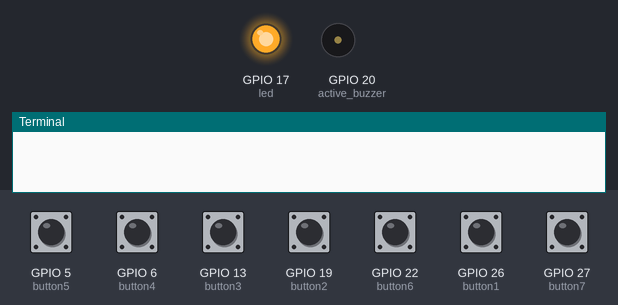
The program below on a simulated Raspberry Pi (BCM pin numbers). Shown: output pins drawn as LEDs (lit = HIGH), buzzer (waves = sounding, pin HIGH), the last lines printed to the terminal. The inputs (shaded band) are chosen by the test bench; at power-on: GPIO 5 (button5), GPIO 6 (button4), GPIO 13 (button3), GPIO 19 (button2), GPIO 22 (button6), GPIO 26 (button1), GPIO 27 (button7) HIGH. At 4.4 s the program stops and its outputs stay as they are.

Above: at 1.2 s.
1.3 s: GPIO 6 (button4) pulled LOW for 0.15 s
At 2.0 s:
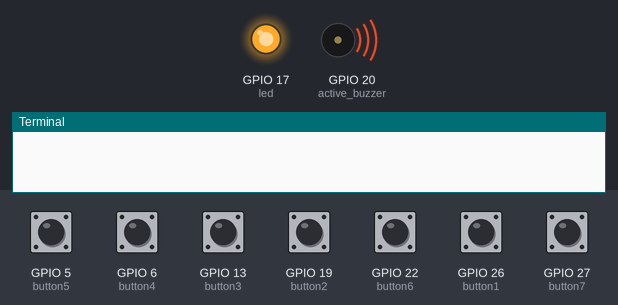
4.4 s: GPIO 27 (button7) pulled LOW for 0.15 s
At 5.5 s:
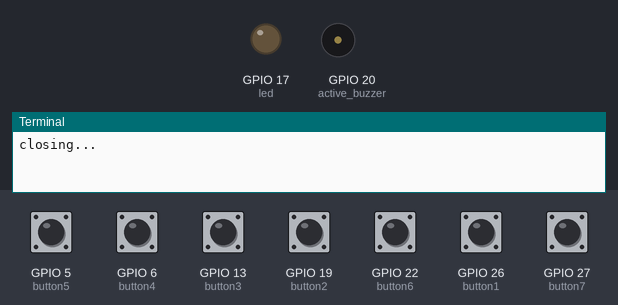
Timing chart, 0 to 5.9 s (numbered marks = the images above; inputs shaded):
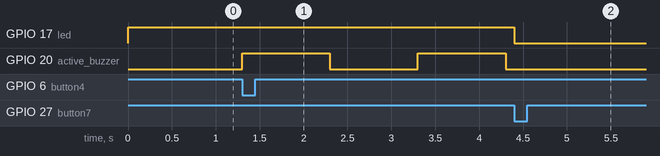

Measured:
- after the input at 1.3 s, GPIO 20 (active_buzzer): alternates HIGH for 1.0 s and LOW for 1.0 s, starting at once
- after the input at 4.4 s, GPIO 17 (led): HIGH → LOW at once; GPIO 20 (active_buzzer): stays LOW (without the input it goes to HIGH after 0.90 s)

The program:

main.py
```python
#!/usr/bin/python3

import gpiozero
import time

def main():
    led = gpiozero.LED(17)
    led.on() # light when app is running

    active_buzzer = gpiozero.Buzzer(20)

    button1 = gpiozero.Button(26)
    button2 = gpiozero.Button(19)
    button3 = gpiozero.Button(13)
    button4 = gpiozero.Button(6)
    button5 = gpiozero.Button(5)
    button6 = gpiozero.Button(22)
    button7 = gpiozero.Button(27)

    button1.when_pressed = active_buzzer.toggle
    button2.when_pressed = active_buzzer.on
    button3.when_pressed = active_buzzer.off
    button4.when_pressed = active_buzzer.beep
    button5.when_pressed = lambda: active_buzzer.beep(0.1, 0.1, 1)
    button6.when_pressed = lambda: active_buzzer.beep(0.3, 0.1, 1)

    running = True
    def close():
        nonlocal running
        print("closing...")
        running = False
    button7.when_pressed = close

    while running:
        pass

if __name__ == "__main__":
    main()
```
